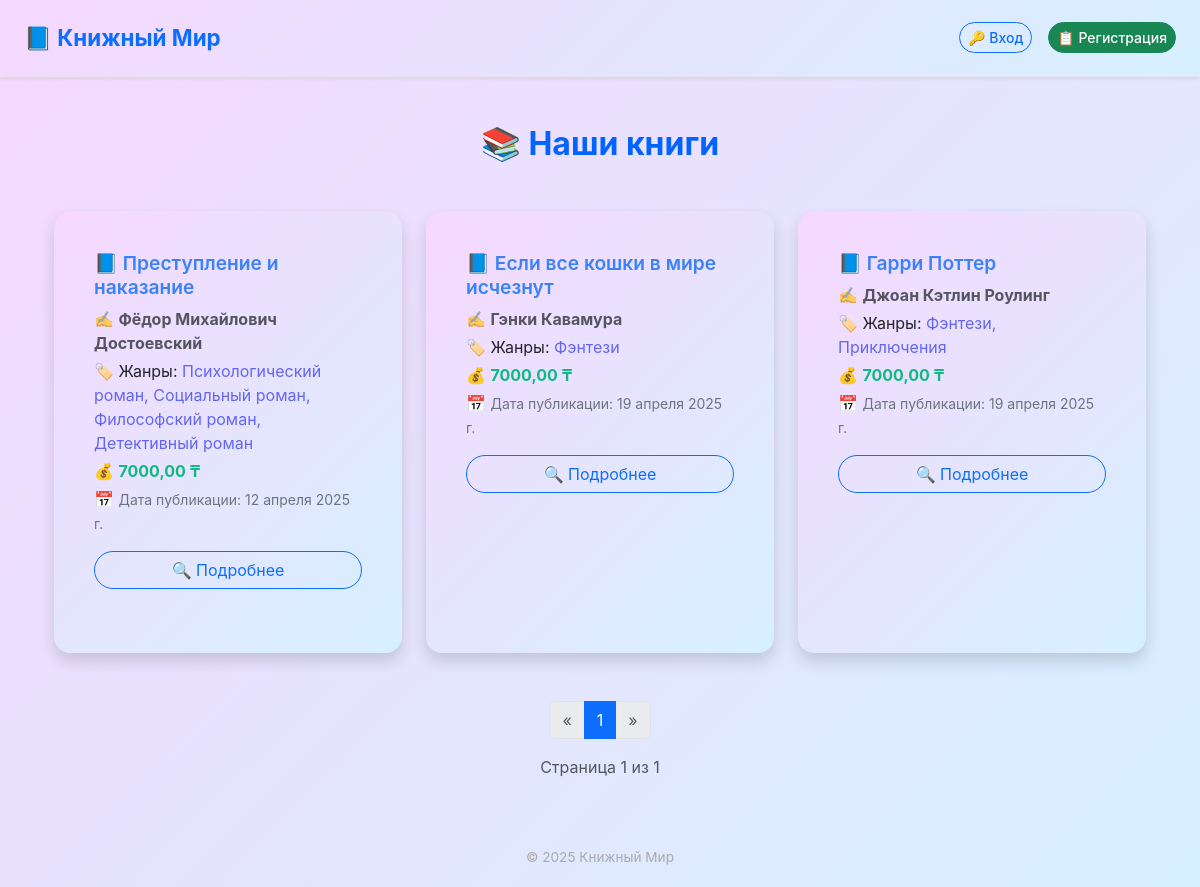
Before: / with the older database file.
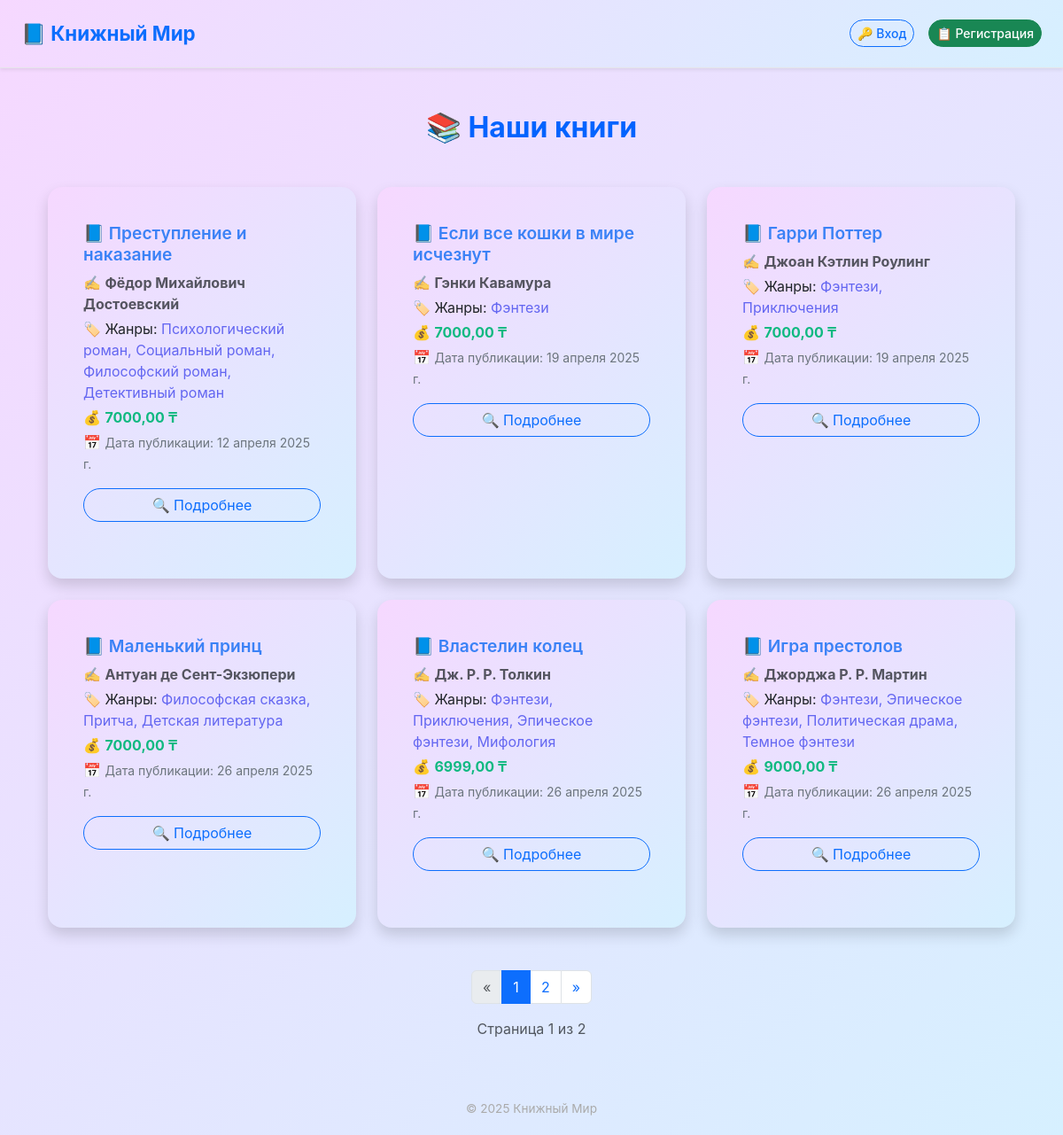
After: the same page with the newer database file.
### shop/models.py (models this page shows, shortened)
class Book(models.Model):
    title = models.CharField(max_length=200)
    author = models.ForeignKey(Author, on_delete=models.CASCADE)
    genres = models.ManyToManyField(Genre)
    store = models.ForeignKey(Store, on_delete=models.SET_NULL, null=True, blank=True)
    price = models.DecimalField(max_digits=6, decimal_places=2)
    published_date = models.DateField()

class Author(models.Model):
    name = models.CharField(max_length=100)
    biography = models.TextField(blank=True)

class Genre(models.Model):
    name = models.CharField(max_length=50)
    def __str__(self):
        return self.name

### shop/views.py (the view)
# urls.py: path('', views.book_list, name='book_list'),
def book_list(request):
    books = Book.objects.all()
    paginator = Paginator(books, 6)  # Показывать по 6 книг на странице
    page_number = request.GET.get('page')
    page_obj = paginator.get_page(page_number)
    return render(request, 'shop/book_list.html', {'page_obj': page_obj})

### shop/templates/shop/book_list.html (shortened to what this page needs)
{% extends 'shop/base.html' %}
{% block content %}
<div class="container my-5">
  <h2 class="text-center fw-bold mb-5" style="color: #0363fe; font-size: 2rem;">
    📚 Наши книги
  </h2>
  {% if page_obj %}
  <div class="row row-cols-1 row-cols-md-2 row-cols-lg-3 g-4">
    {% for book in page_obj %}
    <div class="col">
      <div class="card h-100 shadow border-0 rounded-4">
        <div class="card-body">
          <h5 class="card-title fw-semibold mb-2">
            <a href="{% url 'book_detail' book.pk %}" class="text-decoration-none" style="color: #3b82f6;">
              📘 {{ book.title }}
            </a>
          </h5>
          <p class="text-muted mb-1">✍️ <strong>{{ book.author.name }}</strong></p>
          <p class="mb-1">🏷️ Жанры:
            <span style="color:#6366f1;">{{ book.genres.all|join:", " }}</span>
          </p>
          <p class="mb-1">💰 <strong style="color: #10b981;">{{ book.price }} ₸</strong></p>
          <p class="text-secondary mb-3">📅 <small>Дата публикации: {{ book.published_date }}</small></p>
          <a href="{% url 'book_detail' book.pk %}" class="btn btn-outline-primary w-100 rounded-pill">
            🔍 Подробнее
          </a>
        </div>
      </div>
    </div>
    {% endfor %}
  </div>
  <div class="d-flex justify-content-center mt-5">
    <nav aria-label="Page navigation example">
      <ul class="pagination">
        {% if page_obj.has_previous %}
          <li class="page-item">
            <a class="page-link" href="?page={{ page_obj.previous_page_number }}" aria-label="Previous">
              <span aria-hidden="true">&laquo;</span>
            </a>
          </li>
        {% else %}
          <li class="page-item disabled">
            <span class="page-link">&laquo;</span>
          </li>
        {% endif %}
        {% for num in page_obj.paginator.page_range %}
          {% if page_obj.number == num %}
            <li class="page-item active"><span class="page-link">{{ num }}</span></li>
          {% elif num > page_obj.number|add:'-3' and num < page_obj.number|add:'3' %}
            <li class="page-item"><a class="page-link" href="?page={{ num }}">{{ num }}</a></li>
          {% endif %}
        {% endfor %}
        {% if page_obj.has_next %}
          <li class="page-item">
            <a class="page-link" href="?page={{ page_obj.next_page_number }}" aria-label="Next">
              <span aria-hidden="true">&raquo;</span>
            </a>
          </li>
        {% else %}
          <li class="page-item disabled">
            <span class="page-link">&raquo;</span>
          </li>
        {% endif %}
      </ul>
    </nav>
  </div>
  <div class="text-center mb-4 text-muted" style="font-size: 1rem;">
    Страница {{ page_obj.number }} из {{ page_obj.paginator.num_pages }}
  </div>
  {% else %}
  <div class="alert alert-light text-center border mt-5 rounded-3 shadow-sm">
    🫥 Пока нет доступных книг.
  </div>
  {% endif %}
</div>
{% endblock %}

### shop/templates/shop/base.html (shortened to what this page needs)
{% load static %}
<!DOCTYPE html>
<html lang="ru">
<head>
<link rel="stylesheet" href="{% static 'css/styles.css' %}">
  <link href="https://cdn.jsdelivr.net/npm/bootstrap@5.3.0/dist/css/bootstrap.min.css" rel="stylesheet">
</head>
<body>
  <nav class="navbar navbar-expand-lg navbar-glass shadow-sm py-3 px-4">
    <a class="navbar-brand text-primary fw-bold" href="/">📘 Книжный Мир</a>
    <div class="ms-auto d-flex align-items-center gap-2">
      {% if user.is_authenticated %}
        <a href="{% url 'view_cart' %}" class="btn btn-outline-purple btn-sm">🛒 Корзина</a>
        <span class="text-dark">👋 Привет, {{ user.username }}</span>
        <a href="{% url 'profile' %}" class="btn btn-outline-purple btn-sm">👤 Профиль</a>
        <form method="post" action="{% url 'logout' %}" class="d-inline">
          {% csrf_token %}
          <button type="submit" class="btn btn-outline-danger btn-sm">📕 Выйти</button>
        </form>
      {% else %}
        <a href="{% url 'login' %}" class="btn btn-outline-primary btn-sm">🔑 Вход</a>
        <a href="{% url 'signup' %}" class="btn btn-success btn-sm">📋 Регистрация</a>
      {% endif %}
    </div>
  </nav>
<div class="container mt-5">
  {% block content %}
  {% endblock %}
</div>
<footer class="mt-5">© 2025 Книжный Мир</footer>
</body>
</html>

### static/css/styles.css (style rules this page uses)
body { font-family: 'Poppins', sans-serif; background: linear-gradient(135deg, #f6d8ff, #d6f0ff); color: #222; margin: 0; padding: 0; }
.navbar { background: linear-gradient(135deg, #f6d8ff, #d6f0ff); box-shadow: 0 2px 12px rgba(0, 0, 0, 0.05); border-bottom: 2px solid #e0e0e0; }
.navbar-brand { font-weight: 700; font-size: 1.6rem; color: #ff6b6b; }
.navbar .btn { border-radius: 20px; font-weight: 500; margin-left: 0.5rem; transition: all 0.3s ease; }
.card { background: linear-gradient(135deg, #f6d8ff, #d6f0ff); border-radius: 20px; padding: 1.5rem; margin-bottom: 1.5rem; box-shadow: 0 10px 30px rgba(255, 107, 107, 0.12); transition: transform 0.2s; }
.card-title a { color: #ff6b6b; font-weight: 600; font-size: 1.2rem; text-decoration: none; }
.btn-outline-primary { border: 2px solid #ff6b6b; color: #ff6b6b; font-weight: 500; }
h2, h3 { color: #2c2c2c; font-weight: 600; }
footer { text-align: center; padding: 25px 0; font-size: 0.9rem; color: #666; }
a, button { transition: all 0.2s ease-in-out; }

### shop/templates/shop/base.html (style rules this page uses)
body { background-color: #f6f7fb; font-family: -apple-system, BlinkMacSystemFont, 'Segoe UI', Roboto, Helvetica, Arial, sans-serif; }
.navbar { background-color: #ffffff; border-bottom: 1px solid #e5e5ea; box-shadow: 0 2px 4px rgba(0,0,0,0.03); }
.navbar-brand { font-weight: 600; font-size: 1.4rem; color: #007aff; }
.btn { border-radius: 12px; }
footer { text-align: center; padding: 20px; font-size: 0.85rem; color: #aaa; }

Changed rows visible on the page:
added Book: title "Маленький принц", author.name "Антуан де Сент-Экзюпери", genres.all "Философская сказка, Притча, Детская литература", price "7000,00", published_date "26 апреля 2025 г."
added Book: title "Властелин колец", author.name "Дж. Р. Р. Толкин", genres.all "Фэнтези, Приключения, Эпическое фэнтези, Мифология", price "6999,00", published_date "26 апреля 2025 г."
added Book: title "Игра престолов", author.name "Джорджа Р. Р. Мартин", genres.all "Фэнтези, Эпическое фэнтези, Политическая драма, Темное фэнтези", price "9000,00", published_date "26 апреля 2025 г."
Other visible differences:
{{ page_obj.paginator.num_pages }}: "1" → "2"
new list line: "2"
